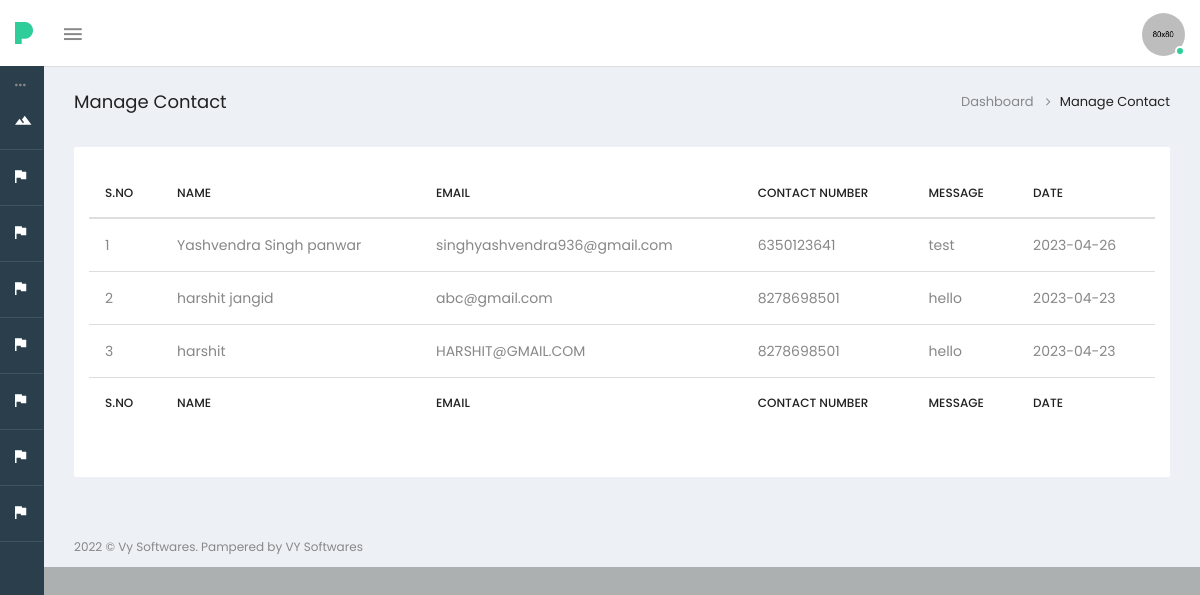
The app's page /Admin/contact.php (signed in) with its own data.
### tables this page shows
CREATE TABLE `contact` (
  `sno` int(200) NOT NULL,
  `name` varchar(600) NOT NULL,
  `email` varchar(500) NOT NULL,
  `mobile` varchar(20) NOT NULL,
  `message` varchar(900) NOT NULL,
  `date` varchar(200) NOT NULL
);

### Admin/contact.php (the view, shortened to what this page needs)
<?php
include("header.php");
$cat=mysqli_query($con,"select * from `contact` ORDER BY sno DESC");
?>
			<div class="page-wrapper">
				<div class="container-fluid">
					<div class="row heading-bg">
						<div class="col-lg-3 col-md-4 col-sm-4 col-xs-12">
						  <h5 class="txt-dark">Manage Contact</h5>
						</div>
						<div class="col-lg-9 col-sm-8 col-md-8 col-xs-12">
						  <ol class="breadcrumb">
							<li><a href="index">Dashboard</a></li>
							<li class="active"><span>Manage Contact</span></li>
						  </ol>
						</div>
					</div>
				<div class="row">
					<div class="col-sm-12">
						<div class="panel panel-default card-view">
							<div class="panel-wrapper collapse in">
								<div class="panel-body">
										<div class="row">
												<div class="col-sm-4">
														</div>
														<div class="col-sm-4">
															</div>
										</div>
									<div class="table-wrap">
										<div class="table-responsive">
											<table id="example" class="table table-hover display  pb-30" >
												<thead>
													<tr>
														<th>S.No</th>
														<th>Name</th>
														<th>Email</th>
														<th>Contact Number</th>
														<th>Message</th>
														<th>Date</th>
													</tr>
												</thead>
												<tfoot>
													<tr>
														<th>S.No</th>
														<th>Name</th>
														<th>Email</th>
														<th>Contact Number</th>
														<th>Message</th>
														<th>Date</th>
													</tr>
												</tfoot>
												<tbody>
                                                    <?php
														$i=1;
							                            while($row=mysqli_fetch_array($cat))
                                                         {
                                                    ?>
													<tr>
														<td><?php echo $i; ?></td>
														<td><?php echo $row['name'];?></td>
													    <td><?php echo $row['email'];?></td>
                                                        <td><?php echo $row['mobile'];?></td>
														<td><?php echo $row['message'];?></td>
														<td><?php echo $row['date'];?></td>
                                                    </tr>
													<?php
													$i++;
													}
													?>
												</tbody>
											</table>
										</div>
									</div>
								</div>
							</div>
						</div>
					</div>
				</div>
				</div>
				<footer class="footer container-fluid pl-30 pr-30">
					<div class="row">
						<div class="col-sm-12">
							<p>2022 &copy; Vy Softwares. Pampered by VY Softwares</p>
						</div>
					</div>
				</footer>
			</div>
		</div>
	</body>
</html>

### records on screen
contact: name "Yashvendra Singh panwar", email "singhyashvendra936@gmail.com", mobile "6350123641", message "test", date "2023-04-26"
contact: name "harshit jangid", email "abc@gmail.com", mobile "8278698501", message "hello", date "2023-04-23"
contact: name "harshit", email "HARSHIT@GMAIL.COM", mobile "8278698501", message "hello", date "2023-04-23"
